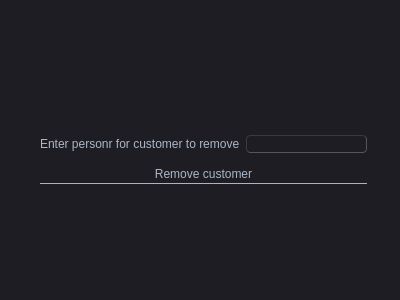
<?xml version="1.0" encoding="UTF-8"?>
<ui version="4.0">
 <class>removecustomer</class>
 <widget class="QDialog" name="removecustomer">
  <property name="geometry">
   <rect>
    <x>0</x>
    <y>0</y>
    <width>400</width>
    <height>300</height>
   </rect>
  </property>
  <property name="windowTitle">
   <string>Dialog</string>
  </property>
  <property name="styleSheet">
   <string notr="true">QMainWindow {
	background-color:#1e1d23;
}
QDialog {
	background-color:#1e1d23;
}
QColorDialog {
	background-color:#1e1d23;
}
QTextEdit {
	background-color:#1e1d23;
	color: #a9b7c6;
}
QPlainTextEdit {
	selection-background-color:#007b50;
	background-color:#1e1d23;
	border-style: solid;
	border-top-color: transparent;
	border-right-color: transparent;
	border-left-color: transparent;
	border-bottom-color: transparent;
	border-width: 1px;
	color: #a9b7c6;
}
QPushButton{
	border-style: solid;
	border-top-color: transparent;
	border-right-color: transparent;
	border-left-color: transparent;
	border-bottom-color: transparent;
	border-width: 1px;
	border-style: solid;
	color: #a9b7c6;
	padding: 2px;
	background-color: #1e1d23;
}
QPushButton::default{
	border-style: inset;
	border-top-color: transparent;
	border-right-color: transparent;
	border-left-color: transparent;
	border-bottom-color: #04b97f;
	border-width: 1px;
	color: #a9b7c6;
	padding: 2px;
	background-color: #1e1d23;
}
QToolButton {
	border-style: solid;
	border-top-color: transparent;
	border-right-color: transparent;
	border-left-color: transparent;
	border-bottom-color: #04b97f;
	border-bottom-width: 1px;
	border-style: solid;
	color: #a9b7c6;
	padding: 2px;
	background-color: #1e1d23;
}
QToolButton:hover{
	border-style: solid;
	border-top-color: transparent;
	border-right-color: transparent;
	border-left-color: transparent;
	border-bottom-color: #37efba;
	border-bottom-width: 2px;
	border-style: solid;
	color: #FFFFFF;
	padding-bottom: 1px;
	background-color: #1e1d23;
}
QPushButton:hover{
	border-style: solid;
	border-top-color: transparent;
	border-right-color: transparent;
	border-left-color: transparent;
	border-bottom-color: #37efba;
	border-bottom-width: 1px;
	border-style: solid;
	color: #FFFFFF;
	padding-bottom: 2px;
	background-color: #1e1d23;
}
QPushButton:pressed{
	border-style: solid;
	border-top-color: transparent;
	border-right-color: transparent;
	border-left-color: transparent;
	border-bottom-color: #37efba;
	border-bottom-width: 2px;
	border-style: solid;
	color: #37efba;
	padding-bottom: 1px;
	background-color: #1e1d23;
}
QPushButton:disabled{
	border-style: solid;
	border-top-color: transparent;
	border-right-color: transparent;
	border-left-color: transparent;
	border-bottom-color: #808086;
	border-bottom-width: 2px;
	border-style: solid;
	color: #808086;
	padding-bottom: 1px;
	background-color: #1e1d23;
}
QLineEdit {
	border-width: 1px; border-radius: 4px;
	border-color: rgb(58, 58, 58);
	border-style: inset;
	padding: 0 8px;
	color: #a9b7c6;
	background:#1e1d23;
	selection-background-color:#007b50;
	selection-color: #FFFFFF;
}
QLabel {
	color: #a9b7c6;
}
QLCDNumber {
	color: #37e6b4;
}
QProgressBar {
	text-align: center;
	color: rgb(240, 240, 240);
	border-width: 1px; 
	border-radius: 10px;
	border-color: rgb(58, 58, 58);
	border-style: inset;
	background-color:#1e1d23;
}
QProgressBar::chunk {
	background-color: #04b97f;
	border-radius: 5px;
}
QMenuBar {
	background-color: #1e1d23;
}
QMenuBar::item {
	color: #a9b7c6;
  	spacing: 3px;
  	padding: 1px 4px;
  	background: #1e1d23;
}

QMenuBar::item:selected {
  	background:#1e1d23;
	color: #FFFFFF;
}
QMenu::item:selected {
	border-style: solid;
	border-top-color: transparent;
	border-right-color: transparent;
	border-left-color: #04b97f;
	border-bottom-color: transparent;
	border-left-width: 2px;
	color: #FFFFFF;
	padding-left:15px;
	padding-top:4px;
	padding-bottom:4px;
	padding-right:7px;
	background-color: #1e1d23;
}
QMenu::item {
	border-style: solid;
	border-top-color: transparent;
	border-right-color: transparent;
	border-left-color: transparent;
	border-bottom-color: transparent;
	border-bottom-width: 1px;
	border-style: solid;
	color: #a9b7c6;
	padding-left:17px;
	padding-top:4px;
	padding-bottom:4px;
	padding-right:7px;
	background-color: #1e1d23;
}
QMenu{
	background-color:#1e1d23;
}
QTabWidget {
	color:rgb(0,0,0);
	background-color:#1e1d23;
}
QTabWidget::pane {
		border-color: rgb(77,77,77);
		background-color:#1e1d23;
		border-style: solid;
		border-width: 1px;
    	border-radius: 6px;
}
QTabBar::tab {
	border-style: solid;
	border-top-color: transparent;
	border-right-color: transparent;
	border-left-color: transparent;
	border-bottom-color: transparent;
	border-bottom-width: 1px;
	border-style: solid;
	color: #808086;
	padding: 3px;
	margin-left:3px;
	background-color: #1e1d23;
}
QTabBar::tab:selected, QTabBar::tab:last:selected, QTabBar::tab:hover {
  	border-style: solid;
	border-top-color: transparent;
	border-right-color: transparent;
	border-left-color: transparent;
	border-bottom-color: #04b97f;
	border-bottom-width: 2px;
	border-style: solid;
	color: #FFFFFF;
	padding-left: 3px;
	padding-bottom: 2px;
	margin-left:3px;
	background-color: #1e1d23;
}

QCheckBox {
	color: #a9b7c6;
	padding: 2px;
}
QCheckBox:disabled {
	color: #808086;
	padding: 2px;
}

QCheckBox:hover {
	border-radius:4px;
	border-style:solid;
	padding-left: 1px;
	padding-right: 1px;
	padding-bottom: 1px;
	padding-top: 1px;
	border-width:1px;
	border-color: rgb(87, 97, 106);
	background-color:#1e1d23;
}
QCheckBox::indicator:checked {

	height: 10px;
	width: 10px;
	border-style:solid;
	border-width: 1px;
	border-color: #04b97f;
	color: #a9b7c6;
	background-color: #04b97f;
}
QCheckBox::indicator:unchecked {

	height: 10px;
	width: 10px;
	border-style:solid;
	border-width: 1px;
	border-color: #04b97f;
	color: #a9b7c6;
	background-color: transparent;
}
QRadioButton {
	color: #a9b7c6;
	background-color: #1e1d23;
	padding: 1px;
}
QRadioButton::indicator:checked {
	height: 10px;
	width: 10px;
	border-style:solid;
	border-radius:5px;
	border-width: 1px;
	border-color: #04b97f;
	color: #a9b7c6;
	background-color: #04b97f;
}
QRadioButton::indicator:!checked {
	height: 10px;
	width: 10px;
	border-style:solid;
	border-radius:5px;
	border-width: 1px;
	border-color: #04b97f;
	color: #a9b7c6;
	background-color: transparent;
}
QStatusBar {
	color:#027f7f;
}
QSpinBox {
	color: #a9b7c6;	
	background-color: #1e1d23;
}
QDoubleSpinBox {
	color: #a9b7c6;	
	background-color: #1e1d23;
}
QTimeEdit {
	color: #a9b7c6;	
	background-color: #1e1d23;
}
QDateTimeEdit {
	color: #a9b7c6;	
	background-color: #1e1d23;
}
QDateEdit {
	color: #a9b7c6;	
	background-color: #1e1d23;
}
QComboBox {
	color: #a9b7c6;	
	background: #1e1d23;
}
QComboBox:editable {
	background: #1e1d23;
	color: #a9b7c6;
	selection-background-color: #1e1d23;
}
QComboBox QAbstractItemView {
	color: #a9b7c6;	
	background: #1e1d23;
	selection-color: #FFFFFF;
	selection-background-color: #1e1d23;
}
QComboBox:!editable:on, QComboBox::drop-down:editable:on {
	color: #a9b7c6;	
	background: #1e1d23;
}
QFontComboBox {
	color: #a9b7c6;	
	background-color: #1e1d23;
}
QToolBox {
	color: #a9b7c6;
	background-color: #1e1d23;
}
QToolBox::tab {
	color: #a9b7c6;
	background-color: #1e1d23;
}
QToolBox::tab:selected {
	color: #FFFFFF;
	background-color: #1e1d23;
}
QScrollArea {
	color: #FFFFFF;
	background-color: #1e1d23;
}
QSlider::groove:horizontal {
	height: 5px;
	background: #04b97f;
}
QSlider::groove:vertical {
	width: 5px;
	background: #04b97f;
}
QSlider::handle:horizontal {
	background: qlineargradient(x1:0, y1:0, x2:1, y2:1, stop:0 #b4b4b4, stop:1 #8f8f8f);
	border: 1px solid #5c5c5c;
	width: 14px;
	margin: -5px 0;
	border-radius: 7px;
}
QSlider::handle:vertical {
	background: qlineargradient(x1:1, y1:1, x2:0, y2:0, stop:0 #b4b4b4, stop:1 #8f8f8f);
	border: 1px solid #5c5c5c;
	height: 14px;
	margin: 0 -5px;
	border-radius: 7px;
}
QSlider::add-page:horizontal {
    background: white;
}
QSlider::add-page:vertical {
    background: white;
}
QSlider::sub-page:horizontal {
    background: #04b97f;
}
QSlider::sub-page:vertical {
    background: #04b97f;
}</string>
  </property>
  <widget class="QWidget" name="layoutWidget">
   <property name="geometry">
    <rect>
     <x>40</x>
     <y>130</y>
     <width>327</width>
     <height>60</height>
    </rect>
   </property>
   <layout class="QHBoxLayout" name="horizontalLayout_2">
    <item>
     <layout class="QVBoxLayout" name="verticalLayout">
      <item>
       <layout class="QHBoxLayout" name="horizontalLayout">
        <item>
         <widget class="QLabel" name="label">
          <property name="text">
           <string>Enter personr for customer to remove</string>
          </property>
         </widget>
        </item>
        <item>
         <widget class="QLineEdit" name="personnr"/>
        </item>
       </layout>
      </item>
      <item>
       <widget class="QPushButton" name="Removecusbtn">
        <property name="text">
         <string>Remove customer</string>
        </property>
       </widget>
      </item>
     </layout>
    </item>
   </layout>
  </widget>
 </widget>
 <resources/>
 <connections/>
</ui>
